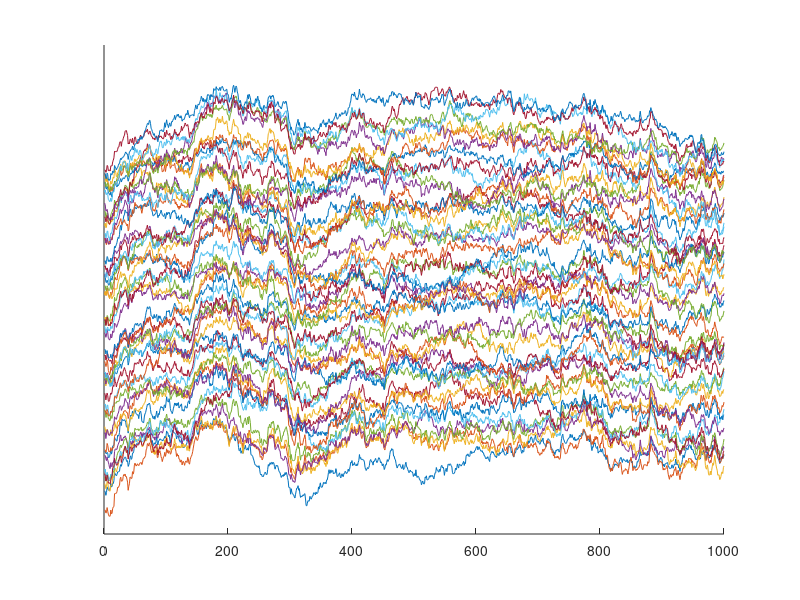
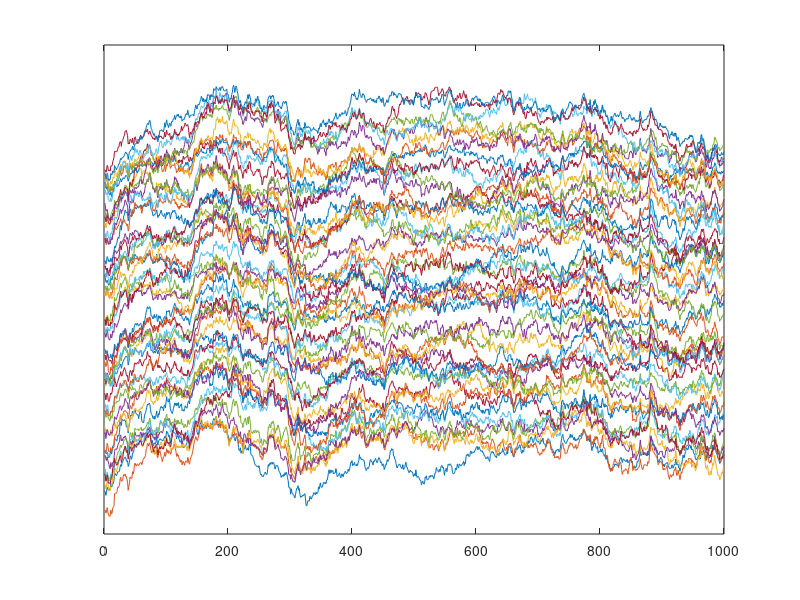

The MATLAB script that drew these images, in order:
% This is the exercise for '9. Vertically Stacking Data Series'

%% Constants
CHANNELS = 50;
TIME_POINTS = 1000;
OFFSET = 10;

%% Create time series
cormat = rand(CHANNELS);
[evecs, evals] = eig(cormat * cormat');
data = evecs*sqrt(evals)*randn(CHANNELS, TIME_POINTS);

%% Detrend time series
data = detrend(cumsum(data, 2)')';

%% Vertically stack the data (for loop)
figure(1), clf, hold on
for i = 1:CHANNELS
    plot(1:TIME_POINTS, data(i,:) + i*OFFSET)
end
set(gca, 'ytick', [])

%% Vertically stack the data (bsxfun)
figure(2), clf
plot(1:TIME_POINTS, bsxfun(@plus, data, (1:CHANNELS)'*OFFSET))
set(gca, 'ytick', [])

